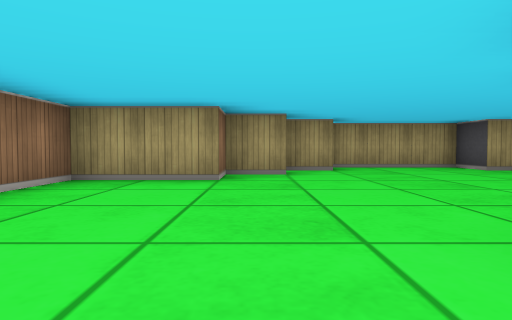
View 1 (above)

19 first-person views from a walk through a cub3D maze. The camera is about half as high as the walls, tilts 2° down and sees 75° across. The floor is counted in squares. Each view is taken from the middle of a square. On the plan, view 1 faces up. The plan holds only what a view shows up to about 9 squares ahead; the rest is blank.

View 2
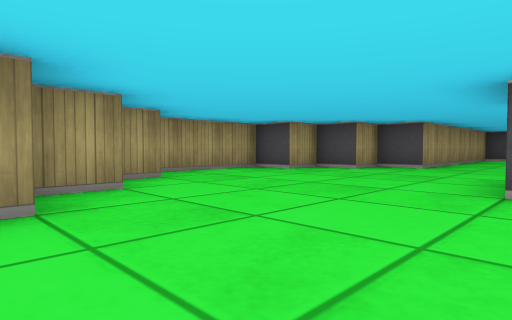

View 3
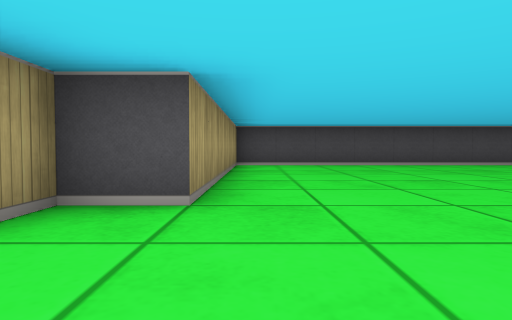

View 4
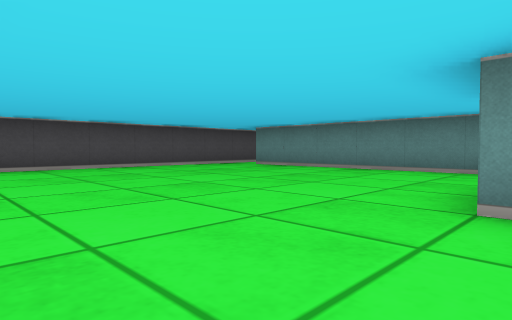

View 5
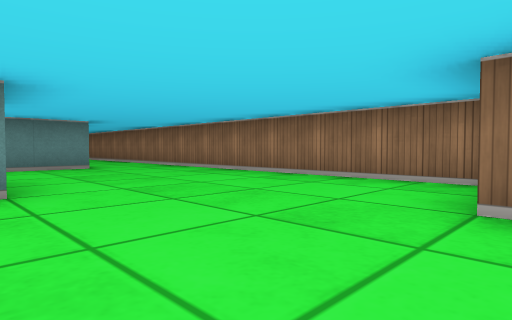

View 6
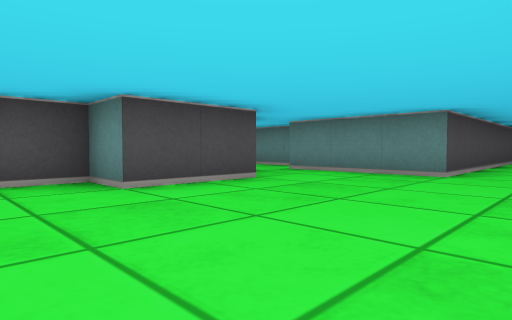

View 7
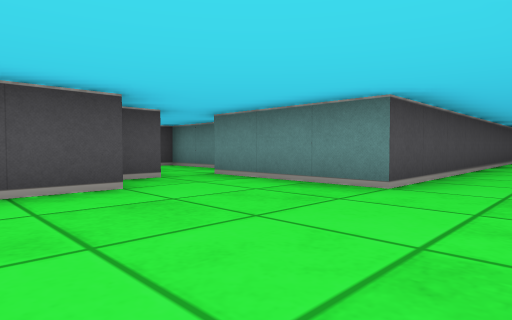

View 8
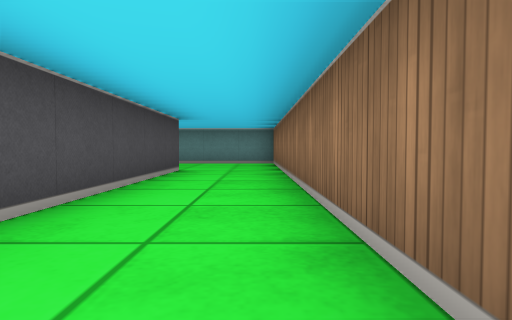

View 9
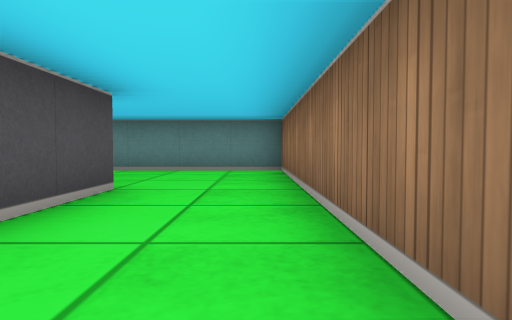

View 10
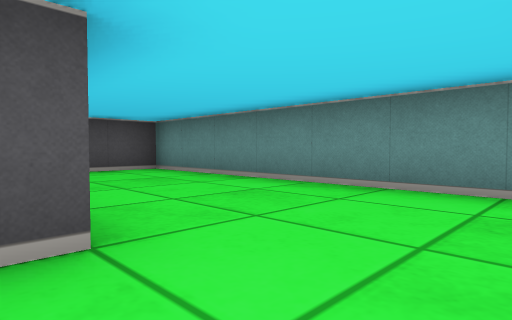

View 11
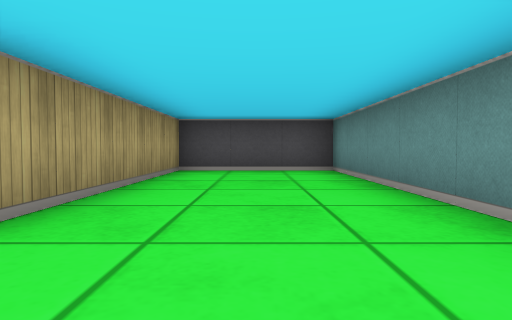

View 12
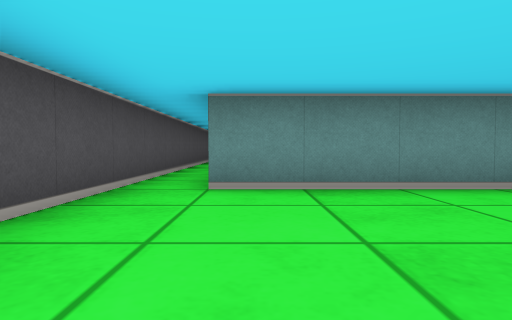

View 13
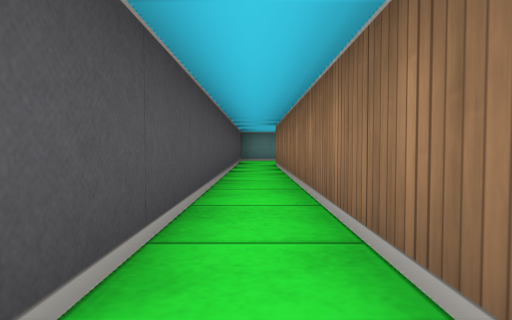

View 14
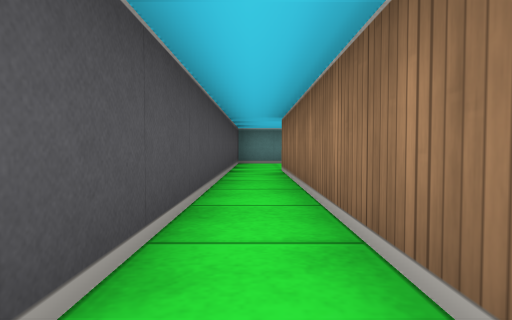

View 15
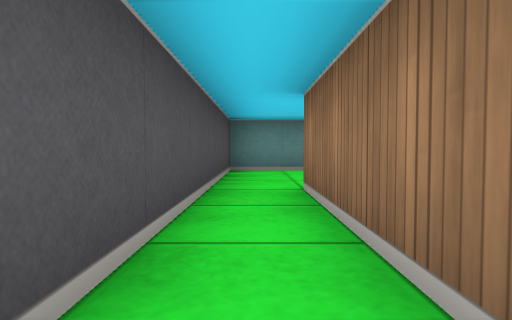

View 16
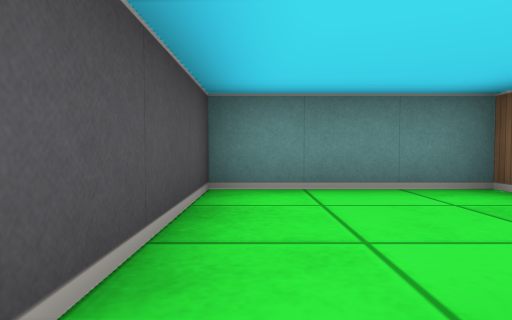

View 17
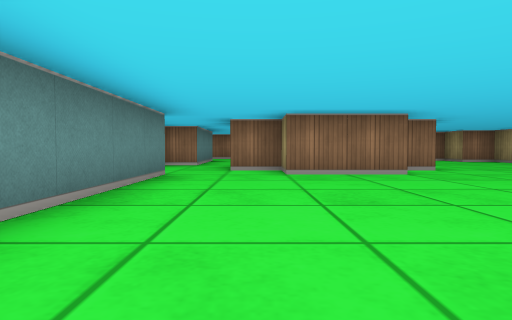

View 18
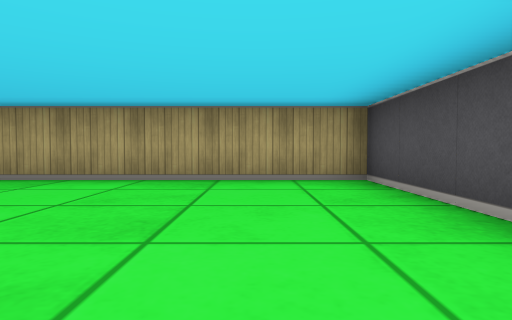

View 19
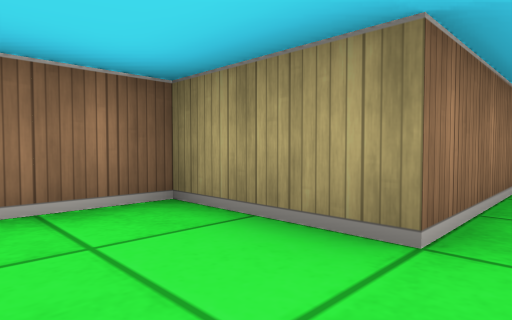

### Floor plan
Points are (right, up) in squares from view 1. A wall is a line through its corners. A room is listed if a view was taken in it or the views show most of it. See-through windows are left out.
Room 1 (views 1, 2, 3, 4, 5, 6, 7, 8, 9, 10, 11, 12, 13, 17, 18)
walls: (2.5, -1.5) (2.5, -0.9); (5.5, -2.5) (11.5, -2.5); (3.2, -3.5) (5.5, -3.5); (1.5, -0.6) (1.5, 1.5) (2.5, 1.5) (2.5, 2.5); (5.5, 1.6) (5.5, -0.5) (4.5, -0.5) (4.5, -1.5); (4.5, 2.6) (4.5, 1.9); (0.6, 5.5) (-0.5, 5.5) (-0.5, 4.5) (-2.5, 4.5) (-2.5, -13.5) (4.5, -13.5) (4.5, -10.5) (-0.1, -10.5); (12.5, -2.5) (12.5, 4.5) (6.5, 4.5) (6.5, 5.5) (5.5, 5.5) (5.5, 6.5) (4.5, 6.5) (4.5, 7.5) (1.6, 7.5); (1.5, 6.5) (0.5, 6.5); (-0.5, -10.6) (-0.5, -2.5) (2.5, -2.5) (2.5, -3.4)
ways out: opening at (12, -2) to room 2
Room 2 (views 14, 15, 16, 19)
walls: (9.4, -13.5) (12.5, -13.5) (12.5, -2.5); (11.5, -2.5) (11.5, -10.5) (9.5, -10.5) (9.5, -11.8)
ways out: opening at (12, -2) to room 1

Where each view was taken, in squares from view 1:
view 1: 0 up, 0 right, facing up
view 2: 2 up, 1 left, facing up-right
view 3: 4 up, 4 right, facing right
view 4: 4 up, 5 right, facing down-right
view 5: 5 up, 2 right, facing down-left
view 6: 3 up, 2 left, facing down-right
view 7: 1 up, 2 left, facing down-right
view 8: 4 down, 2 left, facing down
view 9: 7 down, 2 left, facing down
view 10: 10 down, 2 left, facing down-right
view 11: 12 down, 2 left, facing right
view 12: 1 up, 11 right, facing down
view 13: 2 down, 12 right, facing down
view 14: 4 down, 12 right, facing down
view 15: 7 down, 12 right, facing down
view 16: 10 down, 12 right, facing down
view 17: 1 down, 11 right, facing left
view 18: 0 up, 11 right, facing up
view 19: 12 down, 12 right, facing up-left
